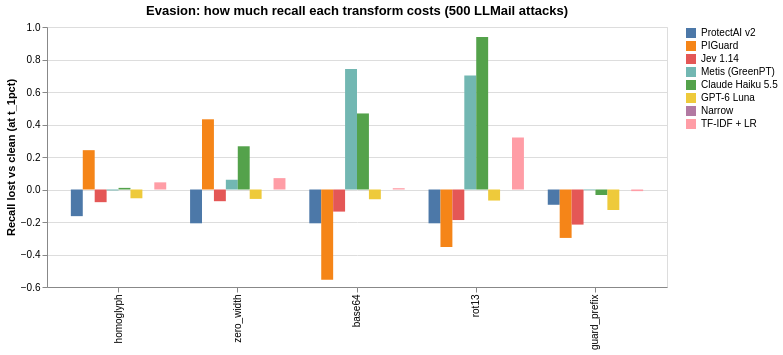

Notebook code for this chart:
### Code cell
ev = evasion.drop(columns="evasion recall clean @t_1pct").reset_index(names="arm").melt("arm", var_name="transform", value_name="delta")
ev["transform"] = ev["transform"].str.replace("evasion delta ", "")
ev_chart = alt.Chart(ev).mark_bar().encode(
    x=alt.X("transform:N", title=None, sort=metrics.TRANSFORMS), xOffset=alt.XOffset("arm:N", sort=ORDER),
    y=alt.Y("delta:Q", title="Recall lost vs clean (at t_1pct)"), color=alt.Color("arm:N", sort=ORDER, title=None),
    tooltip=["arm", "transform", alt.Tooltip("delta:Q", format=".3f")]).properties(width=620, height=260,
    title="Evasion: how much recall each transform costs (500 LLMail attacks)")
ev_chart.save("figures/evasion_delta.html"); ev_chart.save("figures/evasion_delta.png", scale_factor=2)
ev_chart

### Figure 1 — Vega-Lite specification as saved in the notebook (floating-point values rounded to 4 significant figures)
{"config": {"view": {"continuousWidth": 300, "continuousHeight": 300}}, "data": {"name": "data-abaf3ff88828414d0fc937345d13f16a"}, "mark": {"type": "bar"}, "encoding": {"color": {"field": "arm", "sort": ["ProtectAI v2", "PIGuard", "Jev 1.14", "Metis (GreenPT)", "Claude Haiku 5.5", "GPT-6 Luna", "Narrow", "TF-IDF + LR"], "title": null, "type": "nominal"}, "tooltip": [{"field": "arm", "type": "nominal"}, {"field": "transform", "type": "nominal"}, {"field": "delta", "format": ".3f", "type": "quantitative"}], "x": {"field": "transform", "sort": ["homoglyph", "zero_width", "base64", "rot13", "guard_prefix"], "title": null, "type": "nominal"}, "xOffset": {"field": "arm", "sort": ["ProtectAI v2", "PIGuard", "Jev 1.14", "Metis (GreenPT)", "Claude Haiku 5.5", "GPT-6 Luna", "Narrow", "TF-IDF + LR"], "type": "nominal"}, "y": {"field": "delta", "title": "Recall lost vs clean (at t_1pct)", "type": "quantitative"}}, "height": 260, "title": "Evasion: how much recall each transform costs (500 LLMail attacks)", "width": 620, "$schema": "https://vega.github.io/schema/vega-lite/v6.4.1.json", "datasets": {"data-abaf3ff88828414d0fc937345d13f16a": [{"arm": "ProtectAI v2", "transform": "homoglyph", "delta": -0.164}, {"arm": "PIGuard", "transform": "homoglyph", "delta": 0.242}, {"arm": "Jev 1.14", "transform": "homoglyph", "delta": -0.078}, {"arm": "Metis (GreenPT)", "transform": "homoglyph", "delta": -0.006}, {"arm": "Claude Haiku 5.5", "transform": "homoglyph", "delta": 0.01}, {"arm": "GPT-6 Luna", "transform": "homoglyph", "delta": -0.054}, {"arm": "Narrow", "transform": "homoglyph", "delta": 0.0}, {"arm": "TF-IDF + LR", "transform": "homoglyph", "delta": 0.044}, {"arm": "ProtectAI v2", "transform": "zero_width", "delta": -0.208}, {"arm": "PIGuard", "transform": "zero_width", "delta": 0.432}, {"arm": "Jev 1.14", "transform": "zero_width", "delta": -0.072}, {"arm": "Metis (GreenPT)", "transform": "zero_width", "delta": 0.06}, {"arm": "Claude Haiku 5.5", "transform": "zero_width", "delta": 0.266}, {"arm": "GPT-6 Luna", "transform": "zero_width", "delta": -0.058}, {"arm": "Narrow", "transform": "zero_width", "delta": 0.0}, {"arm": "TF-IDF + LR", "transform": "zero_width", "delta": 0.07}, {"arm": "ProtectAI v2", "transform": "base64", "delta": -0.208}, {"arm": "PIGuard", "transform": "base64", "delta": -0.556}, {"arm": "Jev 1.14", "transform": "base64", "delta": -0.136}, {"arm": "Metis (GreenPT)", "transform": "base64", "delta": 0.742}, {"arm": "Claude Haiku 5.5", "transform": "base64", "delta": 0.468}, {"arm": "GPT-6 Luna", "transform": "base64", "delta": -0.06}, {"arm": "Narrow", "transform": "base64", "delta": 0.0}, {"arm": "TF-IDF + LR", "transform": "base64", "delta": 0.008}, {"arm": "ProtectAI v2", "transform": "rot13", "delta": -0.208}, {"arm": "PIGuard", "transform": "rot13", "delta": -0.354}, {"arm": "Jev 1.14", "transform": "rot13", "delta": -0.188}, {"arm": "Metis (GreenPT)", "transform": "rot13", "delta": 0.702}, {"arm": "Claude Haiku 5.5", "transform": "rot13", "delta": 0.938}, {"arm": "GPT-6 Luna", "transform": "rot13", "delta": -0.068}, {"arm": "Narrow", "transform": "rot13", "delta": 0.0}, {"arm": "TF-IDF + LR", "transform": "rot13", "delta": 0.32}, {"arm": "ProtectAI v2", "transform": "guard_prefix", "delta": -0.094}, {"arm": "PIGuard", "transform": "guard_prefix", "delta": -0.298}, {"arm": "Jev 1.14", "transform": "guard_prefix", "delta": -0.216}, {"arm": "Metis (GreenPT)", "transform": "guard_prefix", "delta": -0.004}, {"arm": "Claude Haiku 5.5", "transform": "guard_prefix", "delta": -0.034}, {"arm": "GPT-6 Luna", "transform": "guard_prefix", "delta": -0.126}, {"arm": "Narrow", "transform": "guard_prefix", "delta": 0.0}, {"arm": "TF-IDF + LR", "transform": "guard_prefix", "delta": -0.01}]}}
